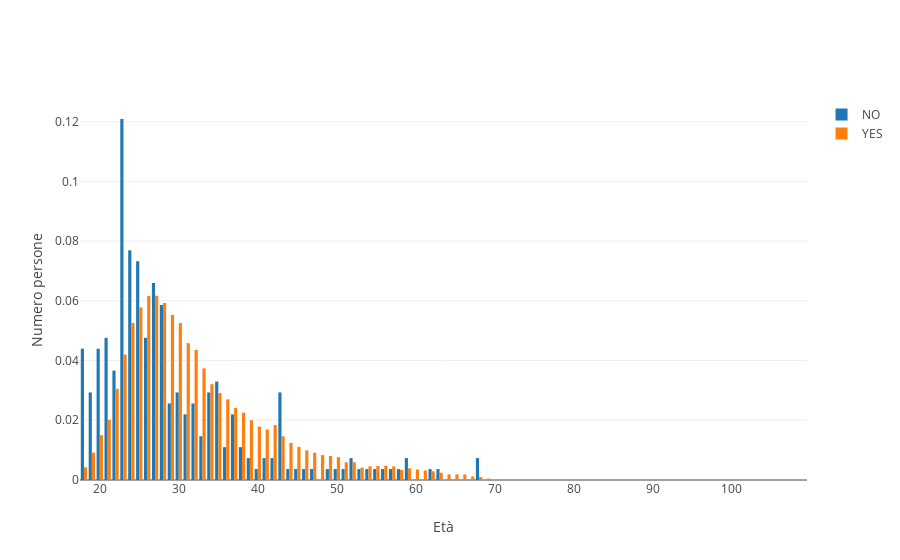

Notebook code cell kept with this figure:
### Markdown cell above
Generate adesso gli istogrammi normalizzati dell'età dei disoccupati e dei lavoratori.

### Code cell
# Solution


# Solution
data = []
for val in support:
    print(val)
    num_g = eta[jobArray == val] # tempi per le osservazioni corrispondenti
    trace = go.Histogram(x=num_g, name=val,histnorm = 'probability')
    data.append(trace)

layout = go.Layout(
    barmode='group',
    xaxis=dict(title="Età"),
    yaxis=dict(title="Numero persone"),
)

fig = go.Figure(data=data, layout=layout)
py.iplot(fig)

### Figure 1 — Plotly figure (JSON) as saved in the notebook; plotly's stock layout.template omitted (floating-point values rounded to 4 significant figures; data arrays with more than 128 entries replaced by an {"elided": "..."} marker saying what was removed)
{"data": [{"histnorm": "probability", "name": "NO", "type": "histogram", "uid": "4c998582-e836-11e8-b39e-a402b9828abf", "x": {"elided": "273 int values"}}, {"histnorm": "probability", "name": "YES", "type": "histogram", "uid": "4c998583-e836-11e8-87b8-a402b9828abf", "x": {"elided": "51475 int values"}}], "layout": {"barmode": "group", "xaxis": {"title": "Età"}, "yaxis": {"title": "Numero persone"}}}
